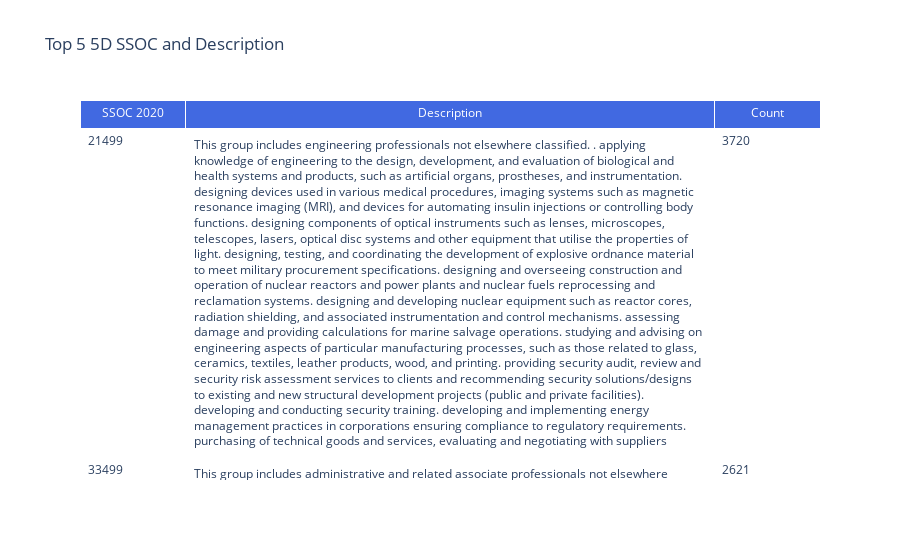

Write notebook code for a chart like this one.
### Code cell
layout2 = go.Layout(
    title = 'Top 5 5D SSOC and Description',
    height=1000
    
)

trace2 = go.Table(
    columnwidth = [80,400,80],
    header = dict(
        values = list(top5_filt_ssoc.columns),
        fill_color = 'royalblue',
        align = 'center',
        font=dict(color='white', size=12)
    ),
    cells = dict(
        values = [top5_filt_ssoc['SSOC 2020'], top5_filt_ssoc['Description'], top5_filt_ssoc['Count']],
        fill_color = 'white',
        align = 'left'
    )
)


fig2 = go.Figure(data = [trace2], layout = layout2)
py.offline.iplot(fig2)

### Figure 1 — Plotly figure (JSON) as saved in the notebook; plotly's stock layout.template omitted (floating-point values rounded to 4 significant figures)
{"data": [{"cells": {"align": "left", "fill": {"color": "white"}, "values": [[21499, 33499, 13499, 25121, 41109, 12211, 24212, 33299, 25190, 43112], ["This group includes engineering professionals not elsewhere classified. . applying knowledge of engineering to the design, development, and evaluation of biological and health systems and products, such as artificial organs, prostheses, and instrumentation. designing devices used in various medical procedures, imaging systems such as magnetic resonance imaging (MRI), and devices for automating insulin injections or controlling body functions. designing components of optical instruments such as lenses, microscopes, telescopes, lasers, optical disc systems and other equipment that utilise the properties of light. designing, testing, and coordinating the development of explosive ordnance material to meet military procurement specifications. designing and overseeing construction and operation of nuclear reactors and power plants and nuclear fuels reprocessing and reclamation systems. designing and developing nuclear equipment such as reactor cores, radiation shielding, and associated instrumentation and control mechanisms. assessing damage and providing calculations for marine salvage operations. studying and advising on engineering aspects of particular manufacturing processes, such as those related to glass, ceramics, textiles, leather products, wood, and printing. providing security audit, review and security risk assessment services to clients and recommending security solutions/designs to existing and new structural development projects (public and private facilities). developing and conducting security training. developing and implementing energy management practices in corporations ensuring compliance to regulatory requirements. purchasing of technical goods and services, evaluating and negotiating with suppliers", "This group includes administrative and related associate professionals not elsewhere classified. <Blank>", "This group includes professional, financial, community and social services managers not elsewhere classified. . providing overall direction and management for a service, facility, organisation or centre. developing, implementing and monitoring procedures, policies and standards for staff. directing, supervising and evaluating the work activities of professional technical, clerical, service, maintenance and other personnel. monitoring and evaluating resources devoted to the provision of services. controlling administrative operations such as budget planning, report preparation, expenditure on supplies, equipment and services. planning, directing and coordinating the provision of services. coordinating cooperation with other service provision agencies in the same or related fields", "Software developer researches, designs and develops computer and network software or specialised utility programs. He/she analyses user needs and develops software solutions, applying principles and techniques of computer science, engineering, and mathematical analysis. He/she also updates software, enhances existing software capabilities, and develops and directs software testing and validation procedures. He/she may work with computer hardware engineers to integrate hardware and software systems, and develop specifications and performance requirements. . researching, analysing and evaluating requirements for software, web and multimedia applications. designing, and developing computer software, web and multimedia systems. designing and developing digital animations, imaging, presentations, games, audio and video clips, and Internet applications using multimedia software, tools and utilities, interactive graphics and programming languages. consulting with engineering staff to evaluate interface between hardware and software. developing and directing software testing and validation procedures. modifying existing software to correct errors, to adapt it to new hardware or to upgrade interfaces and improve performance. directing software programming and development of documentation. assessing, developing, upgrading and documenting maintenance procedures for software, web and multimedia applications. assisting in analysing, specifying and developing Internet strategies, web.based methodologies and development plans. consulting with customers concerning maintenance of software, web and multimedia systems", "This group includes administrative clerks not elsewhere classified. . recording, preparing, sorting, classifying and filing information. keeping address and mailing lists. sorting, opening and sending mail. photocopying and faxing documents. preparing reports and correspondence of a routine nature. recording issue of equipment to staff. responding to telephone or electronic enquiries or forwarding to appropriate person. checking figures, preparing invoices and recording details of financial transactions made. transcribing information onto computers and proofreading and correcting copy. keeping personnel or any other office records", "Sales manager plans, directs and coordinates sales operations in an organisation. He/she analyses data, builds sales plans and sets sales targets and goals. He/she leads the development of sales strategies, expands sales channels and network. He/she may drive client relationships by managing sales related customer service. . planning and organising special sales and marketing programmes based on sales records and market assessments. determining price lists, discount and delivery terms, sales promotion budgets, sales methods, special incentives and campaigns. establishing and directing operational and administrative procedures related to sales activities. leading and managing the activities of sales staff. establishing and managing budgets and controlling expenditure to ensure the efficient use of resources. representing the enterprise or organisation at sales and marketing conventions, and trade exhibitions", "Business consultant analyses the position, structure and processes of businesses and companies and offers services or advice to improve them. He/she researches and identifies business processes such as financial inefficiencies or employee management and devises strategical plans to overcome these difficulties. . assisting and encouraging the development of objectives, strategies and plans aimed at achieving customer satisfaction and the efficient use of organisations' resources. analysing and evaluating current systems and structures. discussing current systems with staff and observing systems at all levels of organisation. directing clients towards more efficient organisation and developing solutions to business problems. undertaking and reviewing work studies by analysing existing and proposed methods and procedures such as administrative and clerical procedures. recording and analysing organisations' work flow charts, records, reports, manuals and job descriptions. preparing and recommending proposals to revise methods and procedures, alter work flows, redefine job functions and resolve organisational problems. assisting in implementing approved recommendations, issuing revised instructions and procedure manuals, and drafting other documentation. reviewing operating procedures and advising of departures from procedures and standards", "This group includes sales and related associate professionals not elsewhere classified. <Blank>", "This group covers software and applications developers and analysts not elsewhere classified. <Blank>", "Ledger and accounts clerk maintains records of one phase or section of an organisation's financial transactions, such as accounts receivable or accounts payable. He/she verifies the accuracy of documents relating to records maintained, makes necessary calculations, summarises totals, makes and checks entries in ledger and balances books at regular intervals. He/she also makes physical check of stock, calculates commissions, discounts and interest charges, prepares simple statements of accounts and performs other related tasks. . checking figures, postings, and documents for correct entry, mathematical accuracy, and proper codes. operating computers programmed with accounting software to record, store, and analyse information. classifying, recording, and summarising numerical and financial data to compile and keep financial records, using journals and ledgers or computers. calculating, preparing, and issuing bills, invoices, account statements, and other financial statements according to established procedures. compiling statistical, financial, accounting or auditing reports and tables pertaining to such matters as cash receipts, expenditures, accounts payable and receivable, and profits and losses"], [3720, 2621, 1899, 1654, 1512, 1490, 1273, 1001, 898, 841]]}, "columnwidth": [80, 400, 80], "header": {"align": "center", "fill": {"color": "royalblue"}, "font": {"color": "white", "size": 12}, "values": ["SSOC 2020", "Description", "Count"]}, "type": "table"}], "layout": {"autosize": true, "title": {"text": "Top 5 5D SSOC and Description"}}}
